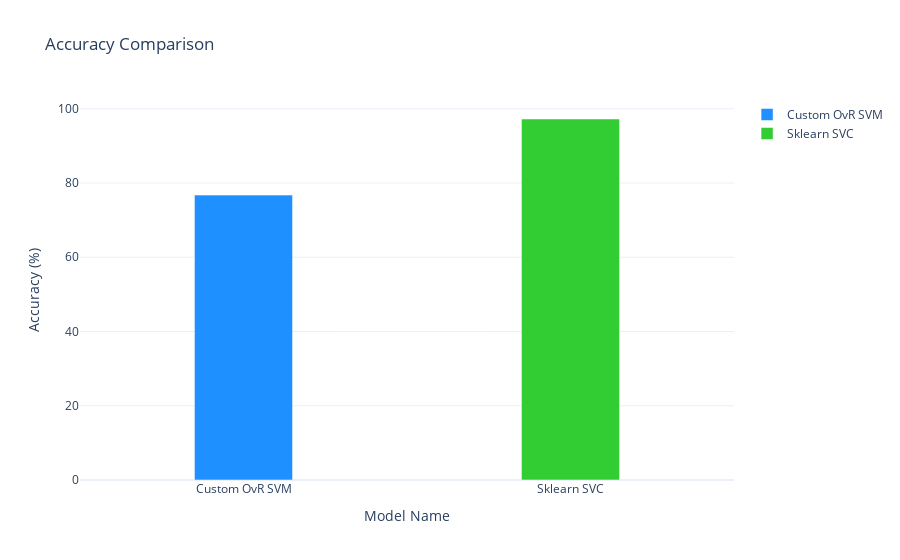
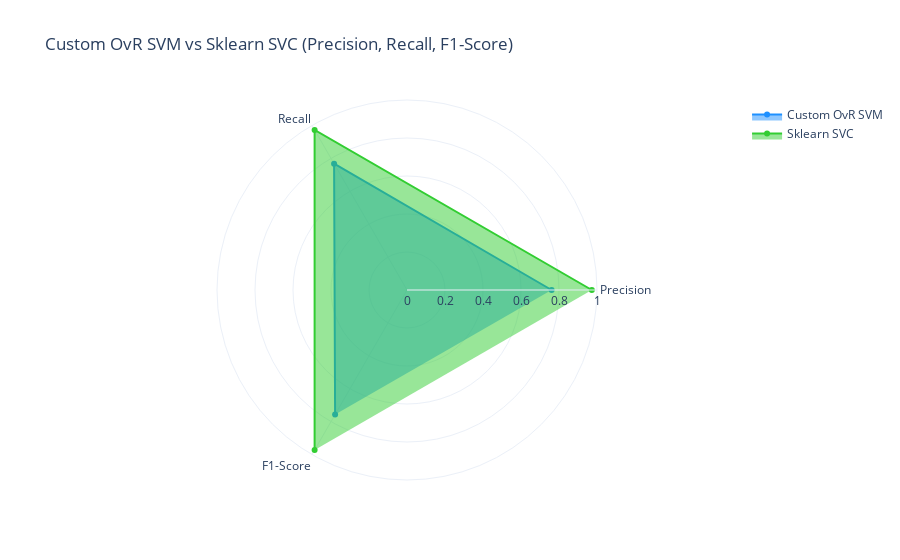

Notebook cell for these charts, in order:
### Code cell
import plotly.express as px
import plotly.graph_objects as go
from sklearn.metrics import precision_score, recall_score, f1_score

fig_acc = go.Figure(data=[
    go.Bar(name='Custom OvR SVM', x=['Custom OvR SVM'], y=[custom_accuracy*100], marker_color='dodgerblue',width=0.3),
    go.Bar(name='Sklearn SVC', x=['Sklearn SVC'], y=[sklearn_accuracy*100], marker_color='limegreen',width=0.3)
])
fig_acc.update_layout(
    title="Accuracy Comparison",
    yaxis_title="Accuracy (%)",
    xaxis_title="Model Name",
    barmode='group',
    template='plotly_white',
)

custom_precision = precision_score(y_test, y_pred_custom, average='macro')
custom_recall = recall_score(y_test, y_pred_custom, average='macro')
custom_f1 = f1_score(y_test, y_pred_custom, average='macro')

sklearn_precision = precision_score(y_test, y_pred_sklearn, average='macro')
sklearn_recall = recall_score(y_test, y_pred_sklearn, average='macro')
sklearn_f1 = f1_score(y_test, y_pred_sklearn, average='macro')

# Define categories
categories = ['Precision', 'Recall', 'F1-Score']

# Create Radar Chart
fig_radar = go.Figure()

fig_radar.add_trace(go.Scatterpolar(
      r=[custom_precision, custom_recall, custom_f1],
      theta=categories,
      fill='toself',
      name='Custom OvR SVM',
      line_color='dodgerblue'
))

fig_radar.add_trace(go.Scatterpolar(
      r=[sklearn_precision, sklearn_recall, sklearn_f1],
      theta=categories,
      fill='toself',
      name='Sklearn SVC',
      line_color='limegreen'
))

fig_radar.update_layout(
  polar=dict(
    radialaxis=dict(
      visible=True,
      range=[0, 1]  # Metrics are between 0 and 1
    )),
  title="Custom OvR SVM vs Sklearn SVC (Precision, Recall, F1-Score)",
  template='plotly_white',
  showlegend=True
)
fig_acc.show()
fig_radar.show()

### Figure 1 — Plotly figure (JSON) as saved in the notebook; plotly's stock layout.template omitted (floating-point values rounded to 4 significant figures)
{"data": [{"marker": {"color": "dodgerblue"}, "name": "Custom OvR SVM", "type": "bar", "width": 0.3, "x": ["Custom OvR SVM"], "y": [76.75]}, {"marker": {"color": "limegreen"}, "name": "Sklearn SVC", "type": "bar", "width": 0.3, "x": ["Sklearn SVC"], "y": [97.25]}], "layout": {"barmode": "group", "title": {"text": "Accuracy Comparison"}, "xaxis": {"title": {"text": "Model Name"}}, "yaxis": {"title": {"text": "Accuracy (%)"}}}}

### Figure 2 — Plotly figure (JSON) as saved in the notebook; plotly's stock layout.template omitted (floating-point values rounded to 4 significant figures)
{"data": [{"fill": "toself", "line": {"color": "dodgerblue"}, "name": "Custom OvR SVM", "r": [0.7611, 0.7675, 0.7568], "theta": ["Precision", "Recall", "F1-Score"], "type": "scatterpolar"}, {"fill": "toself", "line": {"color": "limegreen"}, "name": "Sklearn SVC", "r": [0.9728, 0.9725, 0.9725], "theta": ["Precision", "Recall", "F1-Score"], "type": "scatterpolar"}], "layout": {"polar": {"radialaxis": {"range": [0, 1], "visible": true}}, "showlegend": true, "title": {"text": "Custom OvR SVM vs Sklearn SVC (Precision, Recall, F1-Score)"}}}
